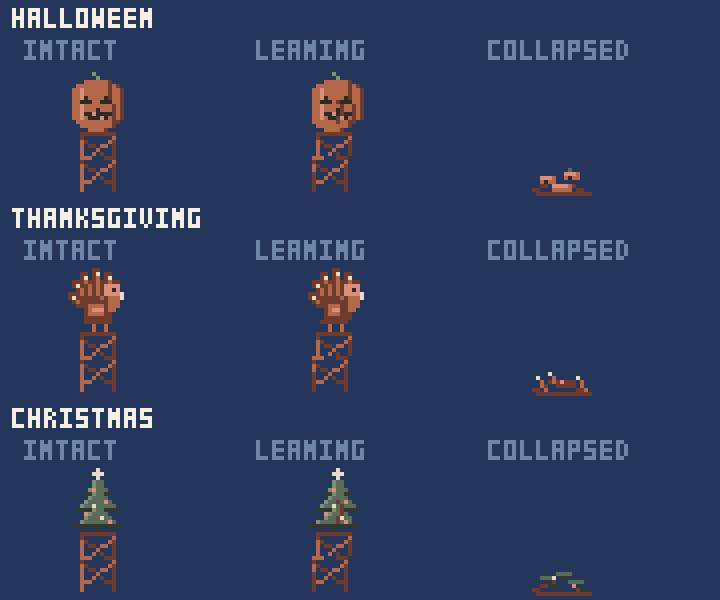
#> input picture art/seasonal_sheet_4x.png, 720 x 600 px, given in place of saltline-default.png, which was not available
$ python build_app_icons.py
#> lines starting #> are read from the running program, lines starting #| are printed output that depends on the picture
#!/usr/bin/env python3
"""Size the supplied icon artwork for native packaging; default is evergreen.

Use --variant halloween, thanksgiving or christmas before exporting a seasonal
build. Run without arguments to restore the standard icon. No gameplay changes.
"""
import argparse
from pathlib import Path
from PIL import Image

ROOT = Path(__file__).resolve().parents[1]
VARIANTS = ('default', 'halloween', 'thanksgiving', 'christmas')


def main():
    parser = argparse.ArgumentParser(description=__doc__)
    parser.add_argument('--variant', choices=VARIANTS, default='default')
    args = parser.parse_args()
    with Image.open(ROOT / 'art/app-icons' / f'saltline-{args.variant}.png') as source:
#> source is the input picture: PIL image 720x600 RGBA; mean R, G, B, A 44.9, 59.6, 94.2, 255
        icon = source.convert('RGB').resize((1024, 1024), Image.Resampling.LANCZOS)
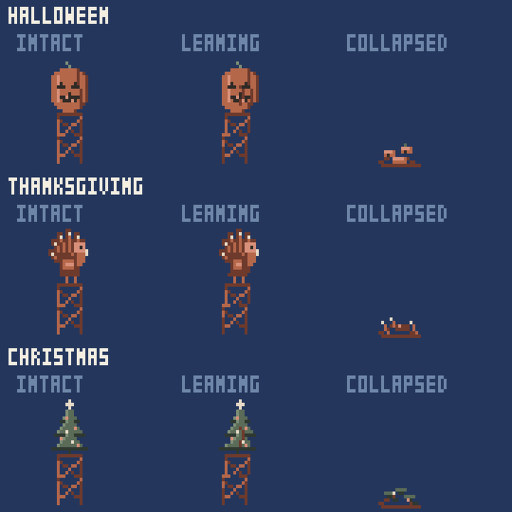
#> icon: PIL image 1024x1024 RGB (shown at 1/2 size); mean R, G, B 44.9, 59.6, 94.2
    icon.save(ROOT / 'art/icon_1024.png')
    icon.resize((64, 64), Image.Resampling.LANCZOS).save(ROOT / 'site/assets/favicon.png')
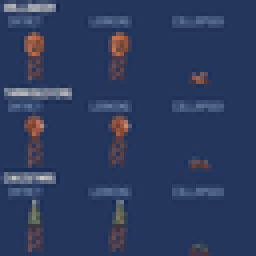
#> saved as favicon.png: PIL image 64x64 RGB (shown 4 times larger); mean R, G, B 44.9, 59.6, 94.2
    print(f'Packaged {args.variant} icon (1024×1024)')


if __name__ == '__main__':
    main()

$ run again, on art/trial_coast.png
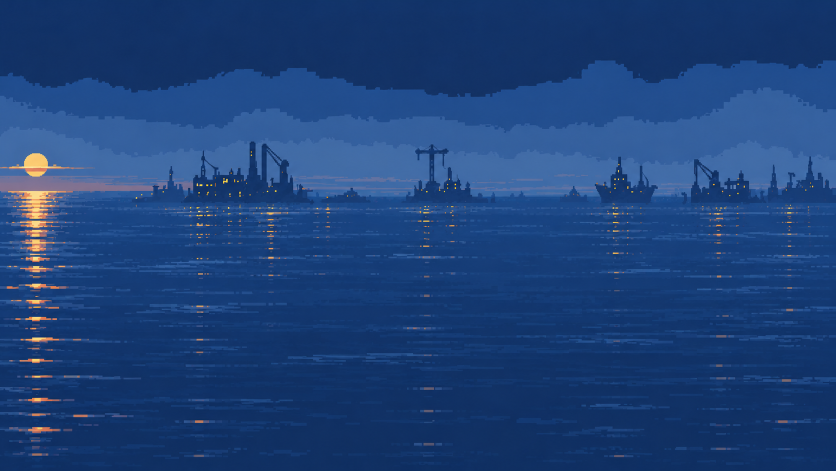
#> input picture art/trial_coast.png, 1672 x 941 px, given in place of saltline-default.png, which was not available (shown at 1/2 size)
#> in main, source is the input picture: PIL image 1672x941 RGB; mean R, G, B 29.8, 65.7, 121.1
#> in main, `icon = source.convert('RGB').resize((1024, 1024), Image.Resampling.LAN..`:
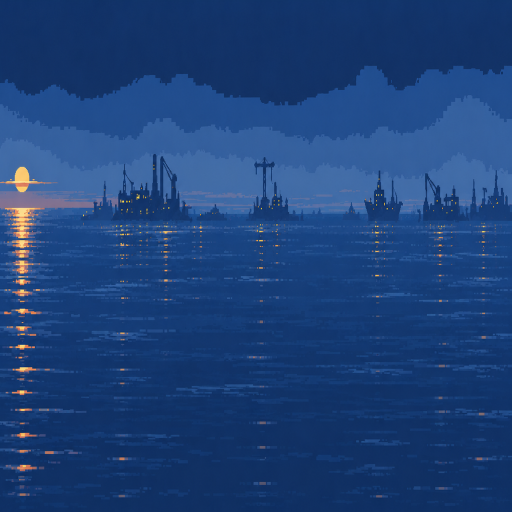
#> icon: PIL image 1024x1024 RGB (shown at 1/2 size); mean R, G, B 29.8, 65.7, 121.1
#> in main, `icon.resize((64, 64), Image.Resampling.LANCZOS).save(ROOT / 'site/asse..`:
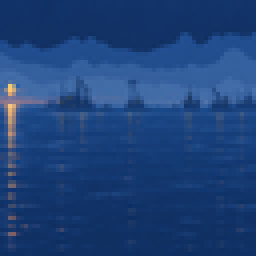
#> saved as favicon.png: PIL image 64x64 RGB (shown 4 times larger); mean R, G, B 29.8, 65.7, 121.1
